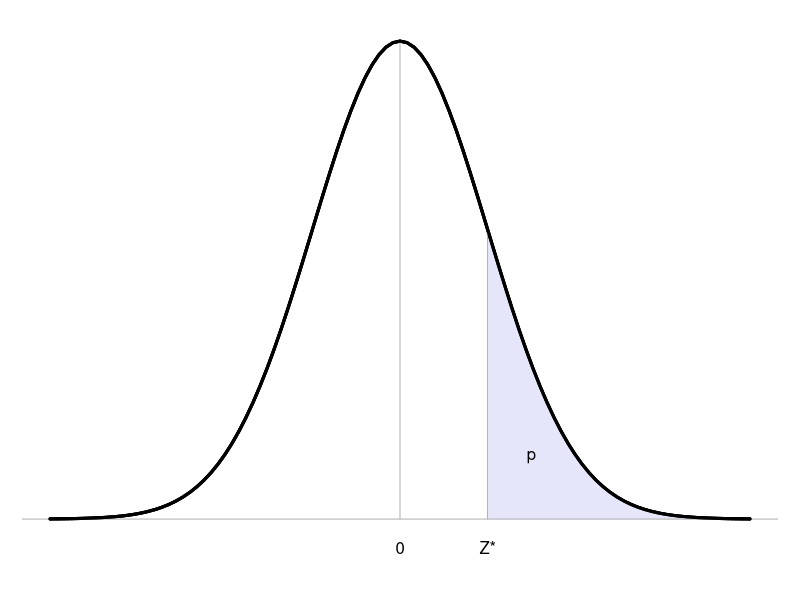

The R script that drew this image:
## ---- chunk 1
op <- par(mar=c(3,1,1,1)+0.1)
xx <- seq(1,4,by=.01)
curve( dnorm(x), from=-4, to=4, xaxt="n", yaxt="n", xlab="", ylab="", bty="n", lwd=3 )
yy <- dnorm(xx,0,1)
polygon( x=c(1,xx), y=c(0,yy), col="lavender", border="lavender" )
curve( dnorm(x), from=-4, to=4, xaxt="n", yaxt="n", xlab="", ylab="", bty="n", lwd=3, add=T )
text( 1.5, dnorm(1.5)*.4, "p", adj=.5, cex=1 )
axis( side=1, at=c(0,1), labels=c("0","Z*"), cex=1, tick=F, line=-1 ) # cex is ignored
abline( h=0, lty=1, col="grey70" )
segments( x0=0, x1=0, y0=0, y1=dnorm(0), col="grey70" )
segments( x0=1, x1=1, y0=0, y1=yy[1], col="grey70" )
curve( dnorm(x), from=-4, to=4, xaxt="n", yaxt="n", xlab="", ylab="", bty="n", lwd=3, add=T )
par(op)
## ---- chunk 2
pvals <- c(.2,.1,.05,.025,.01,.005,.0025,.001)
appendixZ1 <- matrix("",nrow=1,ncol=1+length(pvals)) # matrix of char strings
for (i in 1:1) 
  for (j in 1:length(pvals))
    appendixZ1[i,j+1] <- format( qnorm( p=pvals[j], lower.tail=FALSE),
                               digits=4, nsmall=3 )
appendixZ1 <- rbind(
  c( "p", as.character(pvals) ),
  c( "B", paste(as.character(100-200*pvals),"%",sep="" ) ),
  appendixZ1
)
appendixZ1[3,1] <- "Z*"
knitr::kable(
  appendixZ1, booktabs=TRUE, col.names=rep("",ncol(appendixZ1)), align="c" )
## ---- chunk 3
Zvals <- seq(from=0.5, to=3.5, by=0.5)
pvals <- pnorm(Zvals, lower.tail=FALSE )
appendixZ2 <- matrix("",nrow=1,ncol=length(pvals)+1)
# for (i in 1:1) 
#  for (j in 1:length(pvals))
#    appendixZ2[i,j+1] <- format( Zvals,
#                               digits=3, nsmall=1 )
appendixZ2[1,2:ncol(appendixZ2)] <- Zvals
appendixZ2 <- rbind(
  c( "p", format(pvals, digits=1, nsmall=4) ),
  c( "B", paste(as.character(round(100-200*pvals,digits=2)),"%",sep="" ) ),
  appendixZ2
)
appendixZ2[3,1] <- "Z*"
knitr::kable(
  appendixZ2, booktabs=TRUE, col.names=rep("",ncol(appendixZ2)), align="c" )
